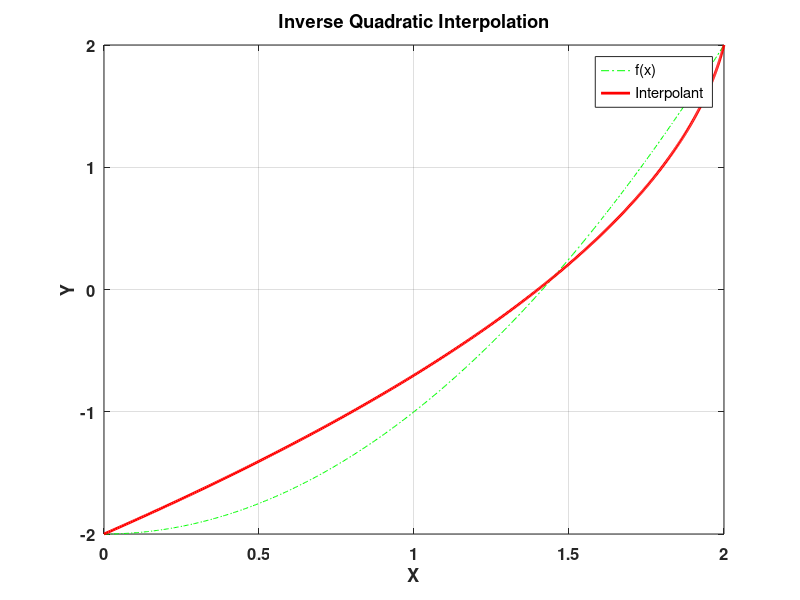

Source code (MATLAB):
% inverse quadratic function.
clear
clc
close 'all'

f = @(x) x.^2 - 2;

a = 0; b = 1.45; c = 2;


% x(y) is the inverse quadratic interpolant of f(x)
x = @(y) (y - f(a)).*(y-f(b)).*c./((f(c)-f(a)).*(f(c)-f(b))) + ...
    (y - f(b)).*(y - f(c)).*a./((f(a)-f(b)).*(f(a)-f(c))) + ...
    (y-f(c)).*(y-f(a)).*b./((f(b)-f(c)).*(f(b)-f(a)));
% root is approximately at x(0)
% it doesn't matter how a,b, and c are ordered; only
% that the root lies somewhere in the real line spanned by
% those three points.

X = linspace(0,2,500);
Y = linspace(-2,2,500);

figure (1)
plot(X,f(X),'-.g',...
    x(Y),Y,'-r','linewidth',2)
title('Inverse Quadratic Interpolation','fontsize',14,...
    'fontweight','bold');
ylabel('Y','fontsize',14,'fontweight','bold');
xlabel('X','fontsize',14,'fontweight','bold');
legend('f(x)','Interpolant','location','best');
grid on
set(gca,'fontsize',12,'fontweight','bold');
